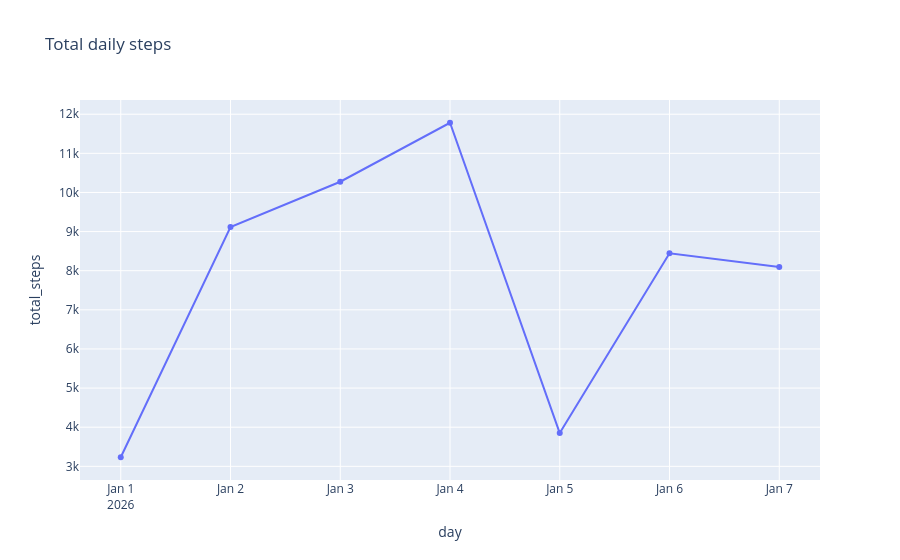
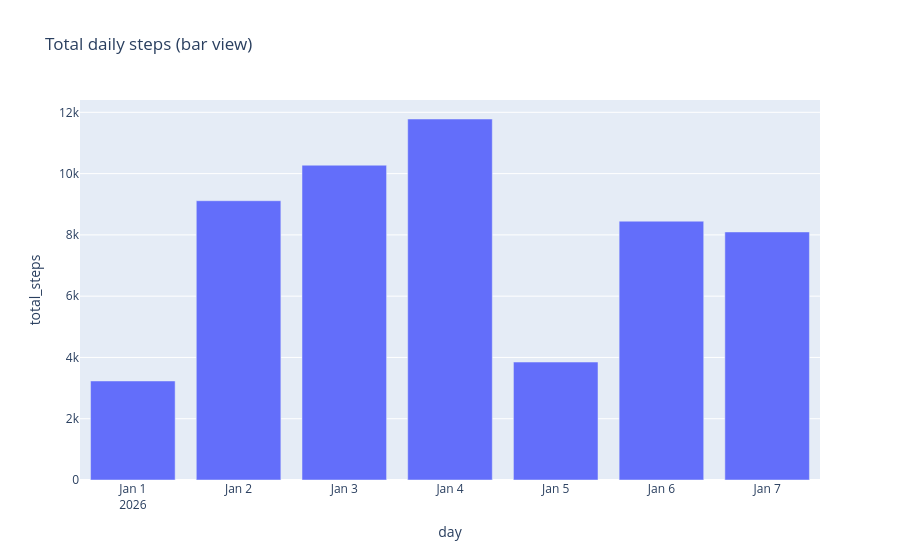
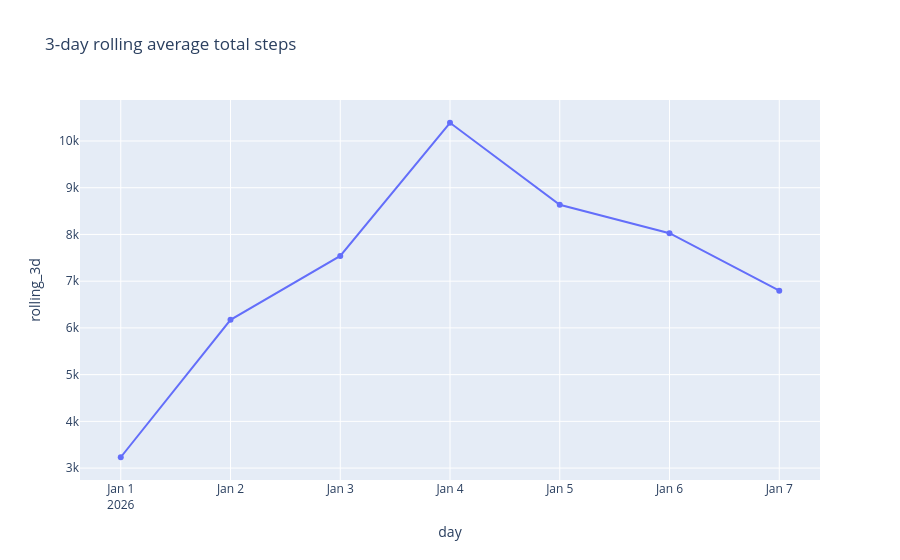

Here is the notebook cell these charts were saved with, in order:
### Code cell
# 1) Total daily steps trend (Apple-style total)
fig = px.line(
    df,
    x='day',
    y='total_steps',
    markers=True,
    title='Total daily steps'
)
fig.show()

# 2) Total daily steps bars
fig2 = px.bar(
    df,
    x='day',
    y='total_steps',
    title='Total daily steps (bar view)'
)
fig2.show()

# 3) Smoothed total trend
fig3 = px.line(
    df,
    x='day',
    y='rolling_3d',
    markers=True,
    title='3-day rolling average total steps'
)
fig3.show()

### Figure 1 — Plotly figure (JSON) as saved in the notebook; plotly's stock layout.template omitted (floating-point values rounded to 4 significant figures)
{"data": [{"hovertemplate": "day=%{x}<br>total_steps=%{y}<extra></extra>", "legendgroup": "", "line": {"color": "#636efa", "dash": "solid"}, "marker": {"symbol": "circle"}, "mode": "lines+markers", "name": "", "orientation": "v", "showlegend": false, "type": "scatter", "x": ["2026-01-01T00:00:00", "2026-01-02T00:00:00", "2026-01-03T00:00:00", "2026-01-04T00:00:00", "2026-01-05T00:00:00", "2026-01-06T00:00:00", "2026-01-07T00:00:00"], "xaxis": "x", "y": [3232.0, 9115.0, 10270.0, 11780.0, 3850.0, 8447.0, 8096.0], "yaxis": "y"}], "layout": {"legend": {"tracegroupgap": 0}, "title": {"text": "Total daily steps"}, "xaxis": {"anchor": "y", "domain": [0, 1], "title": {"text": "day"}}, "yaxis": {"anchor": "x", "domain": [0, 1], "title": {"text": "total_steps"}}}}

### Figure 2 — Plotly figure (JSON) as saved in the notebook; plotly's stock layout.template omitted (floating-point values rounded to 4 significant figures)
{"data": [{"hovertemplate": "day=%{x}<br>total_steps=%{y}<extra></extra>", "legendgroup": "", "marker": {"color": "#636efa", "pattern": {"shape": ""}}, "name": "", "orientation": "v", "showlegend": false, "textposition": "auto", "type": "bar", "x": ["2026-01-01T00:00:00", "2026-01-02T00:00:00", "2026-01-03T00:00:00", "2026-01-04T00:00:00", "2026-01-05T00:00:00", "2026-01-06T00:00:00", "2026-01-07T00:00:00"], "xaxis": "x", "y": [3232.0, 9115.0, 10270.0, 11780.0, 3850.0, 8447.0, 8096.0], "yaxis": "y"}], "layout": {"barmode": "relative", "legend": {"tracegroupgap": 0}, "title": {"text": "Total daily steps (bar view)"}, "xaxis": {"anchor": "y", "domain": [0, 1], "title": {"text": "day"}}, "yaxis": {"anchor": "x", "domain": [0, 1], "title": {"text": "total_steps"}}}}

### Figure 3 — Plotly figure (JSON) as saved in the notebook; plotly's stock layout.template omitted (floating-point values rounded to 4 significant figures)
{"data": [{"hovertemplate": "day=%{x}<br>rolling_3d=%{y}<extra></extra>", "legendgroup": "", "line": {"color": "#636efa", "dash": "solid"}, "marker": {"symbol": "circle"}, "mode": "lines+markers", "name": "", "orientation": "v", "showlegend": false, "type": "scatter", "x": ["2026-01-01T00:00:00", "2026-01-02T00:00:00", "2026-01-03T00:00:00", "2026-01-04T00:00:00", "2026-01-05T00:00:00", "2026-01-06T00:00:00", "2026-01-07T00:00:00"], "xaxis": "x", "y": [3232.0, 6174.0, 7540.0, 10390.0, 8635.0, 8026.0, 6798.0], "yaxis": "y"}], "layout": {"legend": {"tracegroupgap": 0}, "title": {"text": "3-day rolling average total steps"}, "xaxis": {"anchor": "y", "domain": [0, 1], "title": {"text": "day"}}, "yaxis": {"anchor": "x", "domain": [0, 1], "title": {"text": "rolling_3d"}}}}
